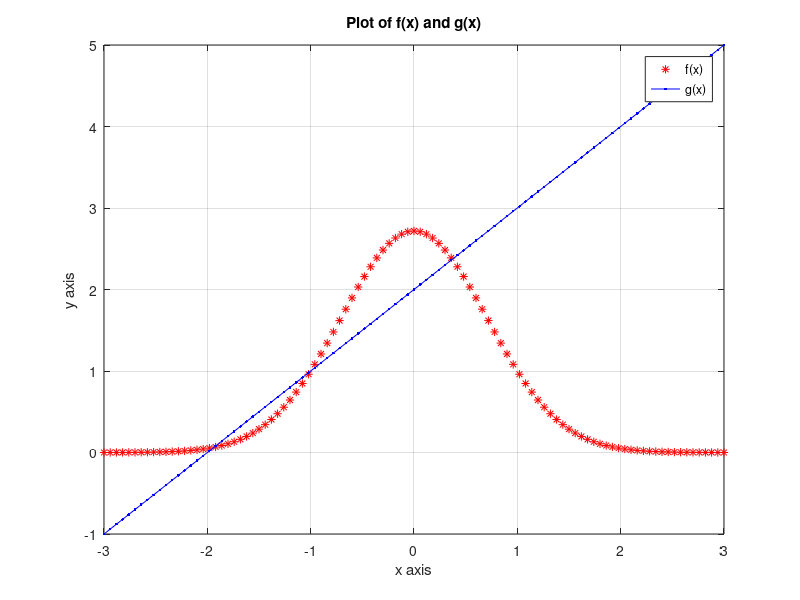

Write MATLAB code to recreate this figure.

f = @(x) exp(-x.^2 + 1);
g = @(x) x + 2;

x = linspace(-3, 3, 101);
y = f(x);
z = g(x);
plot(x, y,'r*', x, z, 'b.-');
legend('f(x)','g(x)');
title('Plot of f(x) and g(x)');
xlabel('x axis');
ylabel('y axis');
grid on